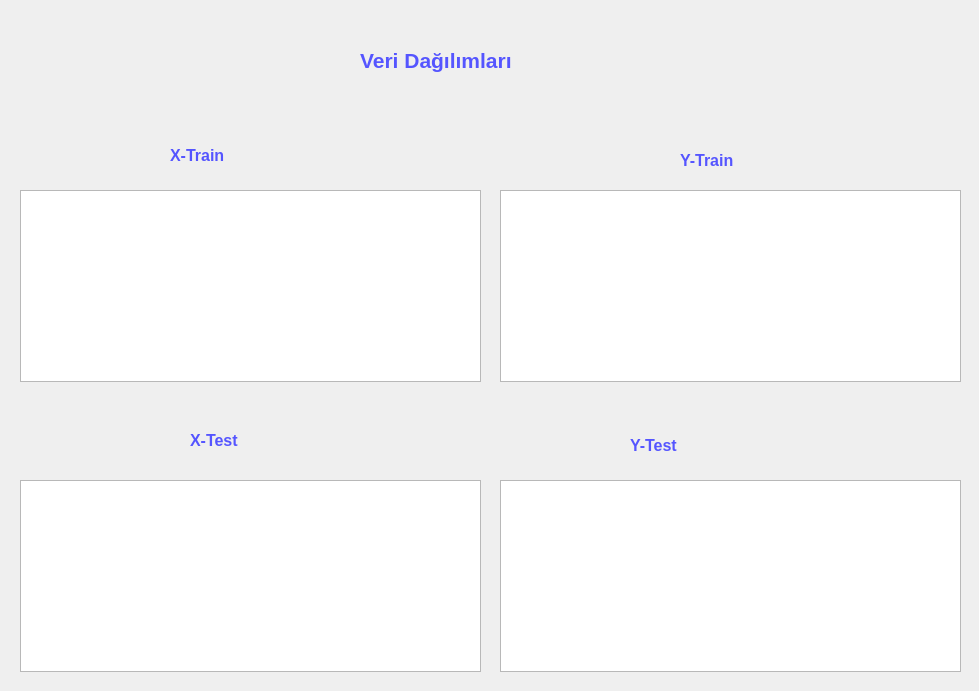
<?xml version="1.0" encoding="UTF-8"?>
<ui version="4.0">
 <class>Dialog</class>
 <widget class="QDialog" name="Dialog">
  <property name="geometry">
   <rect>
    <x>0</x>
    <y>0</y>
    <width>979</width>
    <height>691</height>
   </rect>
  </property>
  <property name="windowTitle">
   <string>Dialog</string>
  </property>
  <widget class="QTableWidget" name="tableWidget">
   <property name="geometry">
    <rect>
     <x>20</x>
     <y>190</y>
     <width>461</width>
     <height>192</height>
    </rect>
   </property>
  </widget>
  <widget class="QTableWidget" name="tableWidget_2">
   <property name="geometry">
    <rect>
     <x>500</x>
     <y>190</y>
     <width>461</width>
     <height>192</height>
    </rect>
   </property>
  </widget>
  <widget class="QTableWidget" name="tableWidget_3">
   <property name="geometry">
    <rect>
     <x>20</x>
     <y>480</y>
     <width>461</width>
     <height>192</height>
    </rect>
   </property>
  </widget>
  <widget class="QTableWidget" name="tableWidget_4">
   <property name="geometry">
    <rect>
     <x>500</x>
     <y>480</y>
     <width>461</width>
     <height>192</height>
    </rect>
   </property>
  </widget>
  <widget class="QLabel" name="label">
   <property name="geometry">
    <rect>
     <x>190</x>
     <y>430</y>
     <width>111</width>
     <height>21</height>
    </rect>
   </property>
   <property name="text">
    <string>&lt;html&gt;&lt;head/&gt;&lt;body&gt;&lt;p&gt;&lt;span style=&quot; font-size:12pt; font-weight:600; color:#5555ff;&quot;&gt;X-Test&lt;/span&gt;&lt;/p&gt;&lt;/body&gt;&lt;/html&gt;</string>
   </property>
  </widget>
  <widget class="QLabel" name="label_2">
   <property name="geometry">
    <rect>
     <x>630</x>
     <y>430</y>
     <width>141</width>
     <height>31</height>
    </rect>
   </property>
   <property name="text">
    <string>&lt;html&gt;&lt;head/&gt;&lt;body&gt;&lt;p&gt;&lt;span style=&quot; font-size:12pt; font-weight:600; color:#5555ff;&quot;&gt;Y-Test&lt;/span&gt;&lt;/p&gt;&lt;/body&gt;&lt;/html&gt;</string>
   </property>
  </widget>
  <widget class="QLabel" name="label_3">
   <property name="geometry">
    <rect>
     <x>170</x>
     <y>140</y>
     <width>101</width>
     <height>31</height>
    </rect>
   </property>
   <property name="text">
    <string>&lt;html&gt;&lt;head/&gt;&lt;body&gt;&lt;p&gt;&lt;span style=&quot; font-size:12pt; font-weight:600; color:#5555ff;&quot;&gt;X-Train&lt;/span&gt;&lt;/p&gt;&lt;/body&gt;&lt;/html&gt;</string>
   </property>
  </widget>
  <widget class="QLabel" name="label_4">
   <property name="geometry">
    <rect>
     <x>680</x>
     <y>150</y>
     <width>101</width>
     <height>21</height>
    </rect>
   </property>
   <property name="text">
    <string>&lt;html&gt;&lt;head/&gt;&lt;body&gt;&lt;p&gt;&lt;span style=&quot; font-size:12pt; font-weight:600; color:#5555ff;&quot;&gt;Y-Train&lt;/span&gt;&lt;/p&gt;&lt;/body&gt;&lt;/html&gt;</string>
   </property>
  </widget>
  <widget class="QLabel" name="label_5">
   <property name="geometry">
    <rect>
     <x>360</x>
     <y>40</y>
     <width>231</width>
     <height>41</height>
    </rect>
   </property>
   <property name="text">
    <string>&lt;html&gt;&lt;head/&gt;&lt;body&gt;&lt;p&gt;&lt;span style=&quot; font-size:16pt; font-weight:600; color:#5555ff;&quot;&gt;Veri Dağılımları&lt;/span&gt;&lt;/p&gt;&lt;/body&gt;&lt;/html&gt;</string>
   </property>
  </widget>
 </widget>
 <resources/>
 <connections/>
</ui>
